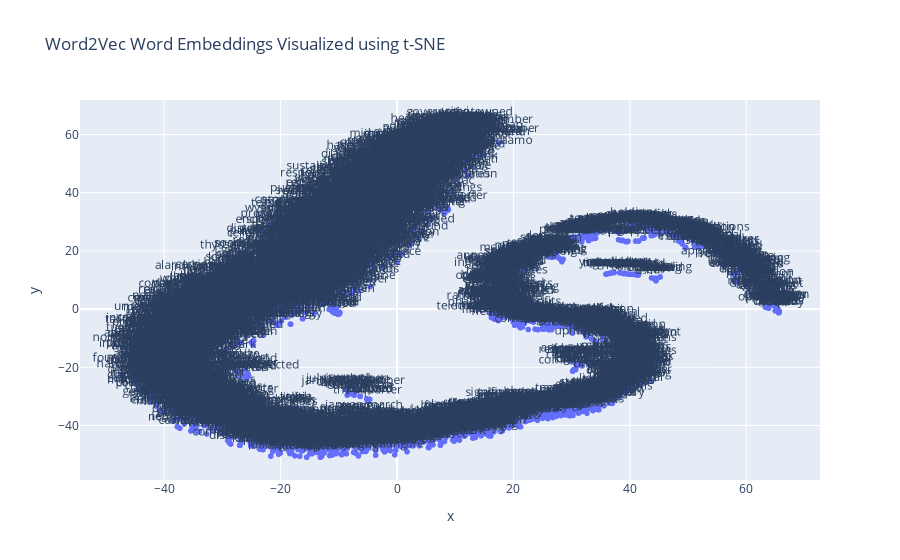

The notebook cell saved with this chart:
### Code cell
import plotly.express as px

# Criar um DataFrame para os resultados do t-SNE
df_tsne = pd.DataFrame(word_vectors_2d, columns=['x', 'y'])
df_tsne['word'] = words

# Plotar com Plotly
fig = px.scatter(df_tsne, x='x', y='y', text='word', title="Word2Vec Word Embeddings Visualized using t-SNE")

# Adicionar legendas às palavras
fig.update_traces(textposition='top center')

# Mostrar o gráfico
fig.show()

### Figure 1 — Plotly figure (JSON) as saved in the notebook; plotly's stock layout.template omitted (floating-point values rounded to 4 significant figures; data arrays with more than 128 entries replaced by an {"elided": "..."} marker saying what was removed)
{"data": [{"hovertemplate": "x=%{x}<br>y=%{y}<br>word=%{text}<extra></extra>", "legendgroup": "", "marker": {"color": "#636efa", "symbol": "circle"}, "mode": "markers+text", "name": "", "showlegend": false, "text": {"elided": "5212 str values"}, "x": {"elided": "5212 float values"}, "xaxis": "x", "y": {"elided": "5212 float values"}, "yaxis": "y", "type": "scattergl", "textposition": "top center"}], "layout": {"xaxis": {"anchor": "y", "domain": [0.0, 1.0], "title": {"text": "x"}}, "yaxis": {"anchor": "x", "domain": [0.0, 1.0], "title": {"text": "y"}}, "legend": {"tracegroupgap": 0}, "title": {"text": "Word2Vec Word Embeddings Visualized using t-SNE"}}}
